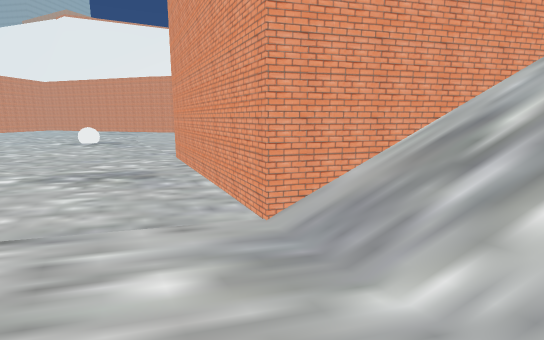
View 1 (above)

24 first-person views from a walk through a Unity game level. The camera is 1.3 m above the floor, tilts 10° down and sees 85° across. The floor is counted in squares, 1 m on a side. Each view is taken from the middle of a square. On the plan, view 1 faces up. The plan holds only what a view shows up to about 14 squares ahead; the rest is blank. The place goes on beyond the plan. Some animated figures are not drawn.

View 2
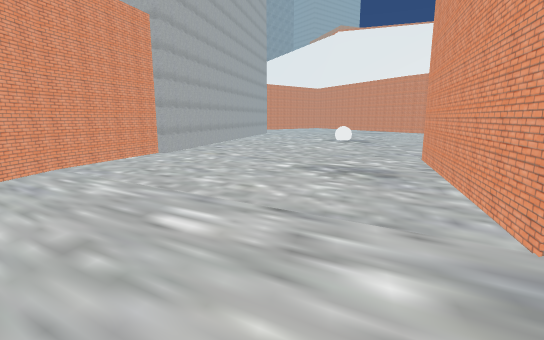

View 3
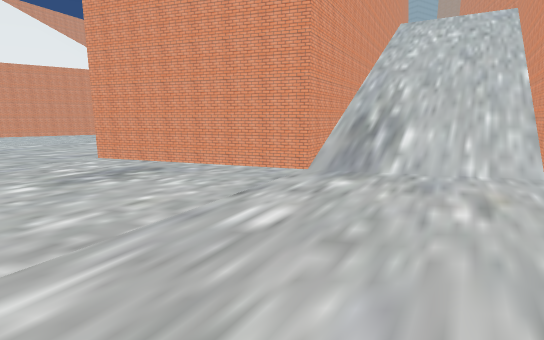

View 4
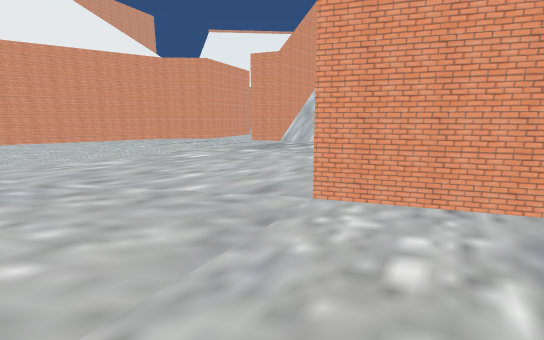

View 5
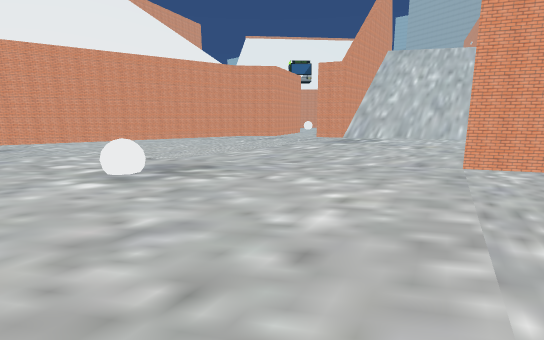

View 6
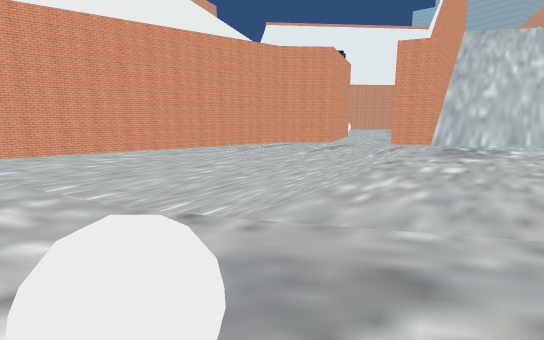

View 7
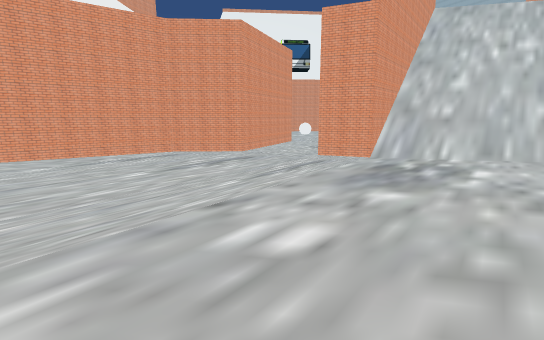

View 8
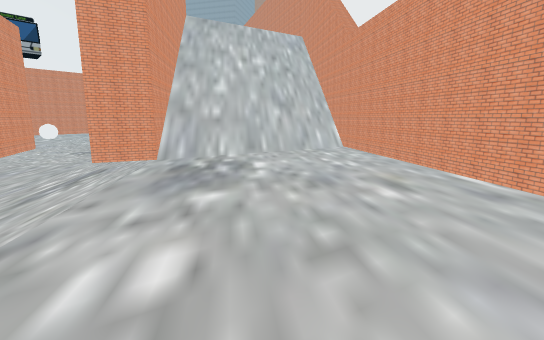

View 9
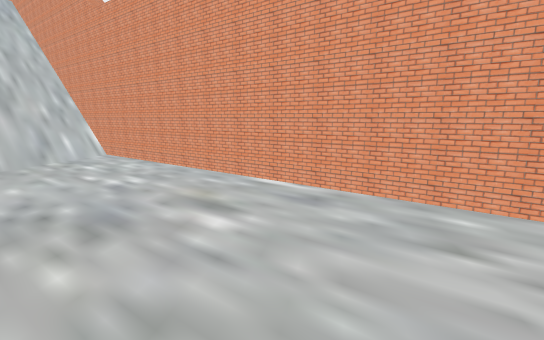

View 10
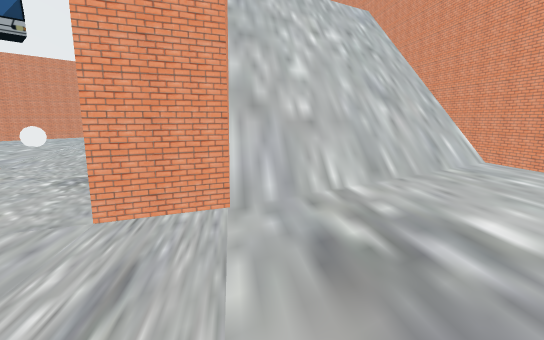

View 11
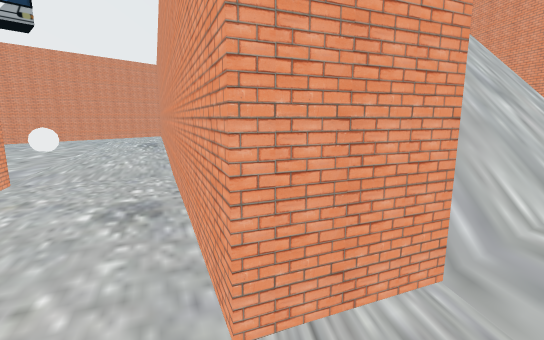

View 12
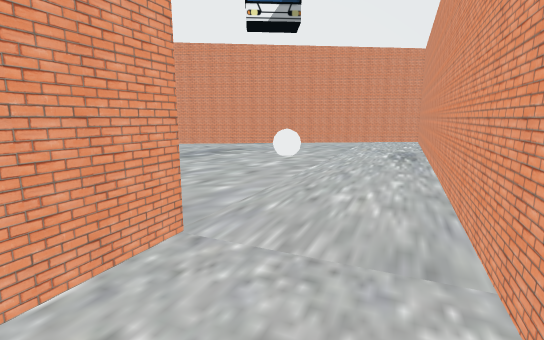

View 13
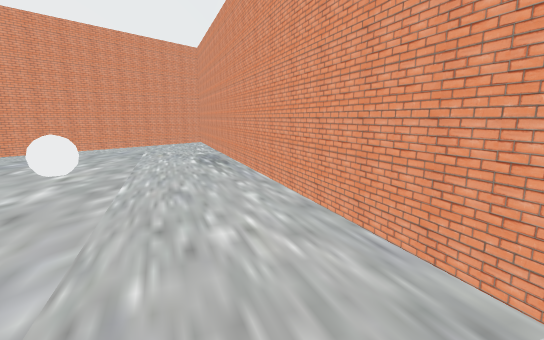

View 14
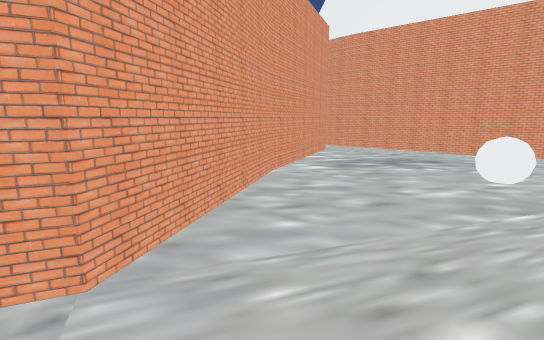

View 15
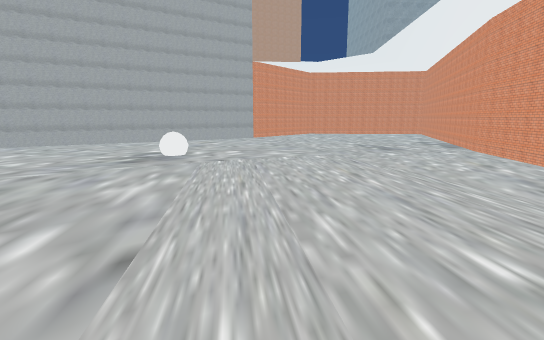

View 16
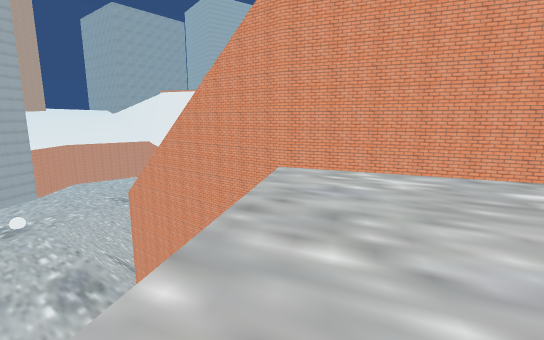

View 17
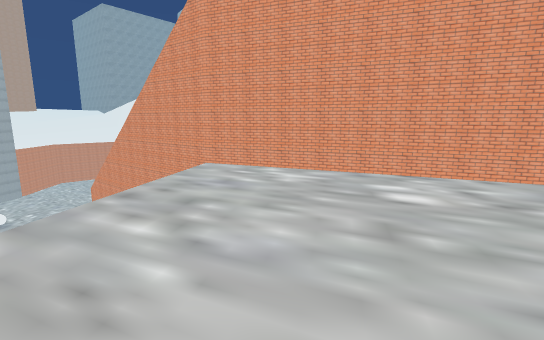

View 18
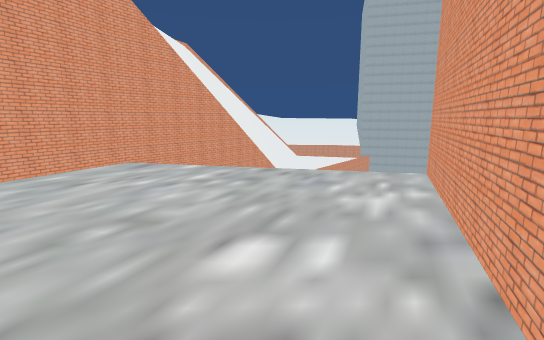

View 19
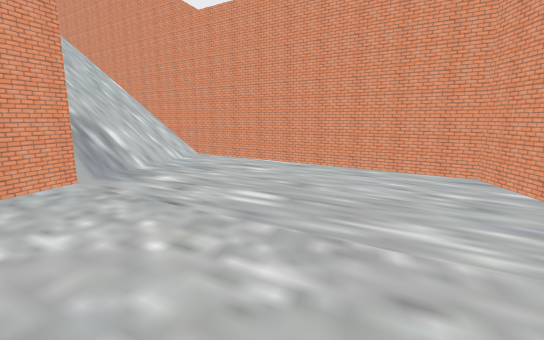

View 20
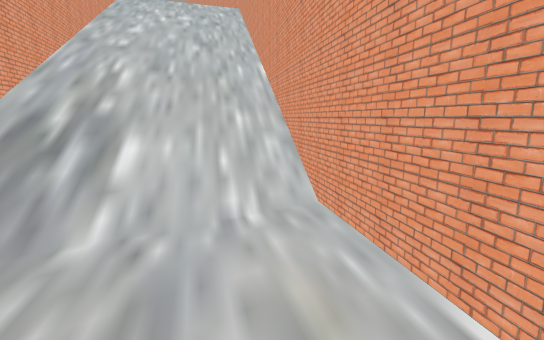

View 21
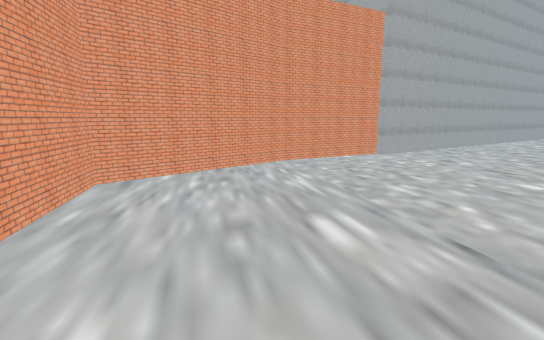

View 22
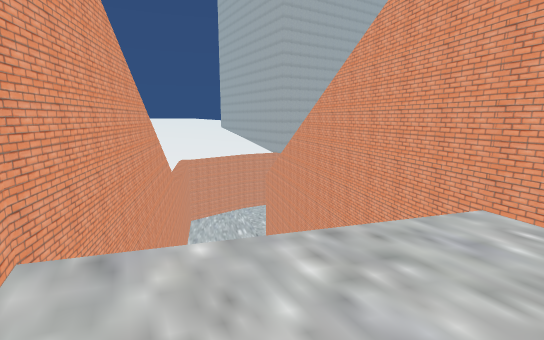

View 23
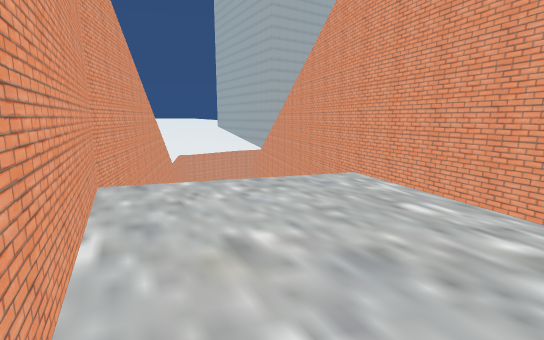

View 24
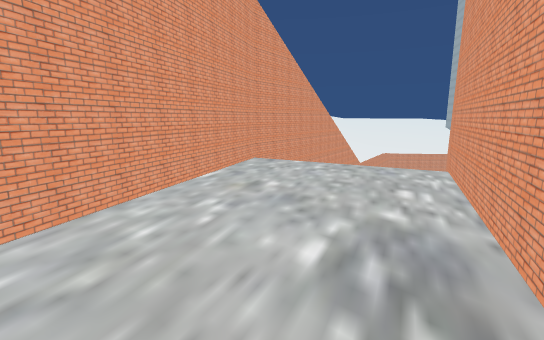

### Floor plan
Key: @ floor where view 1 was taken; # wall or solid block; . main floor; : floor 6.75 m higher than the main floor; / step, stairs or slope; = window, fence, low wall or low ledge; ^ raised ledge.
Columns run from 13 left of view 1 to 21 right of it. Each row starts with its distance up from view 1.
 34                         #.....##
 33                         #......##
 32                        ##.......##
 31                        #.........##
 30                       ##...........
 29                       #.....^......
 28 ###                   #............
 27 ..######              #............
 26 .......######        ##.........###
 25 ............####   ###........###
 24 ...............#####.......####
 23 ........................####    ###
 22 ......................###     ###::
 21 ...................#### #  ####::::
 20 ..................#### #####:::::::
 19 ..................######// /:::::::
 18 ...................//////// :::::::
 17 ..................../////////::::::
 16 ...=................//////////:::::
 15  ..==................/////////:::::
 14  ....................//////////:::#
 13 ......................////////#####
 12 .......................########
 11 ................########
 10 ..........#######
  9 #.........##                 ###  :
  8 #..........#              ####::::
  7 ##.........##          ####::::::::
  6  ##.........#      #####///::::::::
  5   #.........## #####///////:::::::#
  4   #..........###///////////:::::###
  3   ##..........//////////////::###
  2    #..........//////////////###
  1    ##..........////////######
  0     ##.......@.///######
 -1      ##.......#####
 -2       ##.######
 -3        ###

Positions as (right, up) in squares from view 1, and headings:
1: (0, 0), facing up
2: (0, 0), facing up-left
3: (-6, -1), facing up-right
4: (-7, 7), facing up-right
5: (-12, 8), facing up-right
6: (-10, 14), facing up-right
7: (-4, 14), facing up-right
8: (-4, 15), facing right
9: (-2, 15), facing down-right
10: (1, 18), facing right
11: (3, 20), facing right
12: (7, 22), facing up-right
13: (8, 24), facing right
14: (10, 23), facing up
15: (1, 19), facing left
16: (19, 14), facing up-left
17: (21, 15), facing up-left
18: (21, 22), facing down-left
19: (-7, 5), facing down-right
20: (-2, 0), facing right
21: (0, 1), facing left
22: (17, 4), facing left
23: (20, 5), facing left
24: (21, 9), facing down-left
